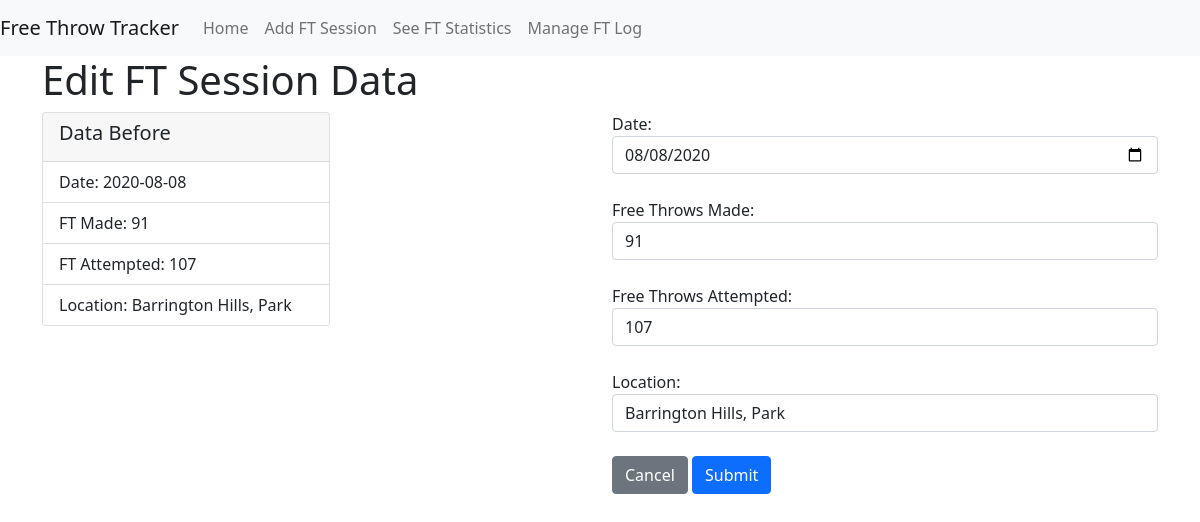
Page /edit/10 on the committed database.
### tables this page shows
CREATE TABLE freethrowlog (
    id INTEGER PRIMARY KEY AUTOINCREMENT,
    sessionDate TEXT NOT NULL,
    ftMade INTEGER NOT NULL,
    ftAttempted INTEGER NOT NULL,
    locationName TEXT NOT NULL
    
);

### app.py (the view, shortened to what this page needs)
@app.route("/edit/<string:id>",methods=['POST','GET'])
def edit(id):
    if request.method == 'GET':
        conn = get_db_connection()
        cursor = conn.cursor()
        cursor.execute("SELECT * FROM freethrowlog WHERE ID=?", (id,))
        data = cursor.fetchall()
        cursor.close()
        conn.close()
        date = str(data[0]['sessionDate'])
        return render_template("edit.html", data=data, date=date)

### app.py (called while the page is built)
def get_db_connection():
    conn = sqlite3.connect('database.db')
    conn.row_factory = sqlite3.Row
    return conn

### templates/edit.html
{% extends 'base.html' %}
{% block content %}
    <div class="container">
        <div class="row">
            <h1>{% block title %} Edit FT Session Data {% endblock %}</h1>
            <div class="col">
                <div class="card" style="width: 18rem;">
                    <div class="card-header">
                        <h5>Data Before</h5>
                    </div>
                    <ul class="list-group list-group-flush">
                        <li class="list-group-item">Date: {{data[0]['sessionDate']}}</li>
                        <li class="list-group-item">FT Made: {{data[0]['ftmade']}}</li>
                        <li class="list-group-item">FT Attempted: {{data[0]['ftattempted']}}</li>
                        <li class="list-group-item">Location: {{ data[0]['locationName'] }}</li>
                    </ul>
                </div>
            </div>
            <div class="col">
                <form action="{{ url_for('edit', id=data[0]['id'])}}" method="post">
                    <div class="form-group col-sm-12">
                        <label for="date" >Date: </label>
                        <input type="date" class="form-control" id="date" name="date" value='{{data[0]["sessionDate"]}}'>
                    </div><br>
                    <div class="form-group col-sm-12">
                        <label for="ftmade">Free Throws Made: </label>
                        <input type="number" class="form-control" id="ftmade" name="ftmade" value='{{data[0]["ftmade"]}}'>
                    </div><br>
                    <div class="form-group col-sm-12">
                        <label for="ftmade">Free Throws Attempted: </label>
                        <input type="number" class="form-control" id="ftattempted" name="ftattempted" value='{{data[0]["ftattempted"]}}'>
                    </div><br>
                    <div class="form-group col-sm-12">
                        <label for="location">Location: </label>
                        <input type="text" class="form-control" id="location" name="location" value='{{data[0]["locationName"]}}'>
                    </div>
                    <br>
                    <a href='{{url_for("log")}}' class="btn btn-secondary" role="button">Cancel</a>
                    <button type="submit" class="btn btn-primary">Submit</button>
                </form>
            </div>
        </div>
    </div>
{% endblock %}

### rows in the picture
freethrowlog: sessionDate "2020-08-08", ftMade "91", ftAttempted "107", locationName "Barrington Hills, Park", date "08/08/2020", ftmade "91", ftattempted "107", location "Barrington Hills, Park"
